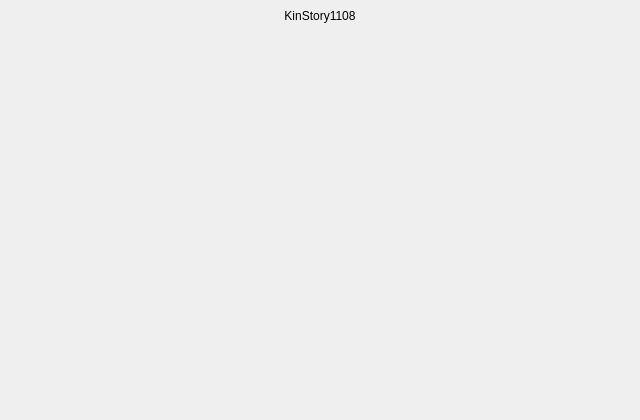
<?xml version="1.0" encoding="UTF-8"?>
<ui version="4.0">
 <class>MainWindow</class>
 <widget class="QMainWindow" name="MainWindow">
  <property name="geometry">
   <rect>
    <x>0</x>
    <y>0</y>
    <width>640</width>
    <height>420</height>
   </rect>
  </property>
  <property name="windowTitle">
   <string>KinStory1108</string>
  </property>
  <widget class="QWidget" name="centralwidget">
   <layout class="QVBoxLayout" name="verticalLayout">
    <item>
     <widget class="QLabel" name="titleLabel">
      <property name="text">
       <string>KinStory1108</string>
      </property>
      <property name="alignment">
       <set>Qt::AlignmentFlag::AlignCenter</set>
      </property>
     </widget>
    </item>
    <item>
     <spacer name="verticalSpacer">
      <property name="orientation">
       <enum>Qt::Orientation::Vertical</enum>
      </property>
      <property name="sizeHint" stdset="0">
       <size>
        <width>20</width>
        <height>40</height>
       </size>
      </property>
     </spacer>
    </item>
   </layout>
  </widget>
 </widget>
 <resources/>
 <connections/>
</ui>
